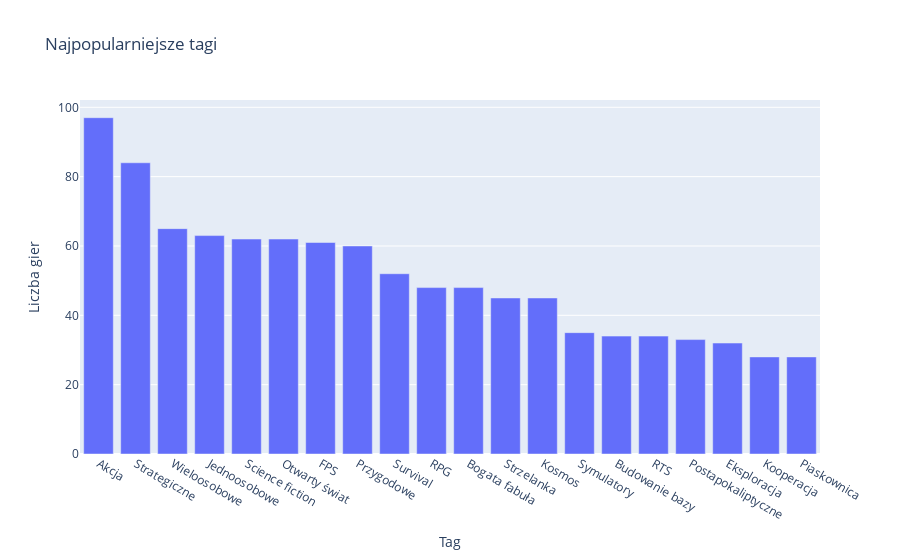

Notebook source saved alongside this figure:
### Code cell
from collections import Counter

# Zliczanie wystąpień tagów
tag_counts = Counter()
for tags in df['Tagi']:
    # Przekształcenie stringa w listę tagów, zakładając, że są oddzielone przecinkami
    tag_list = tags.split(', ')
    tag_counts.update(tag_list)

# Przekształcenie wyników w DataFrame
tag_df = pd.DataFrame(tag_counts.items(), columns=['Tag', 'Count']).sort_values('Count', ascending=False)

# Wizualizacja
fig = px.bar(tag_df.head(20), x='Tag', y='Count', title='Najpopularniejsze tagi')
fig.update_layout(yaxis_title='Liczba gier')
fig.show()

### Figure 1 — Plotly figure (JSON) as saved in the notebook; plotly's stock layout.template omitted (floating-point values rounded to 4 significant figures)
{"data": [{"alignmentgroup": "True", "hovertemplate": "Tag=%{x}<br>Count=%{y}<extra></extra>", "legendgroup": "", "marker": {"color": "#636efa", "pattern": {"shape": ""}}, "name": "", "offsetgroup": "", "orientation": "v", "showlegend": false, "textposition": "auto", "type": "bar", "x": ["Akcja", "Strategiczne", "Wieloosobowe", "Jednoosobowe", "Science fiction", "Otwarty świat", "FPS", "Przygodowe", "Survival", "RPG", "Bogata fabuła", "Strzelanka", "Kosmos", "Symulatory", "Budowanie bazy", "RTS", "Postapokaliptyczne", "Eksploracja", "Kooperacja", "Piaskownica"], "xaxis": "x", "y": [97, 84, 65, 63, 62, 62, 61, 60, 52, 48, 48, 45, 45, 35, 34, 34, 33, 32, 28, 28], "yaxis": "y"}], "layout": {"barmode": "relative", "legend": {"tracegroupgap": 0}, "title": {"text": "Najpopularniejsze tagi"}, "xaxis": {"anchor": "y", "domain": [0, 1], "title": {"text": "Tag"}}, "yaxis": {"anchor": "x", "domain": [0, 1], "title": {"text": "Liczba gier"}}}}
